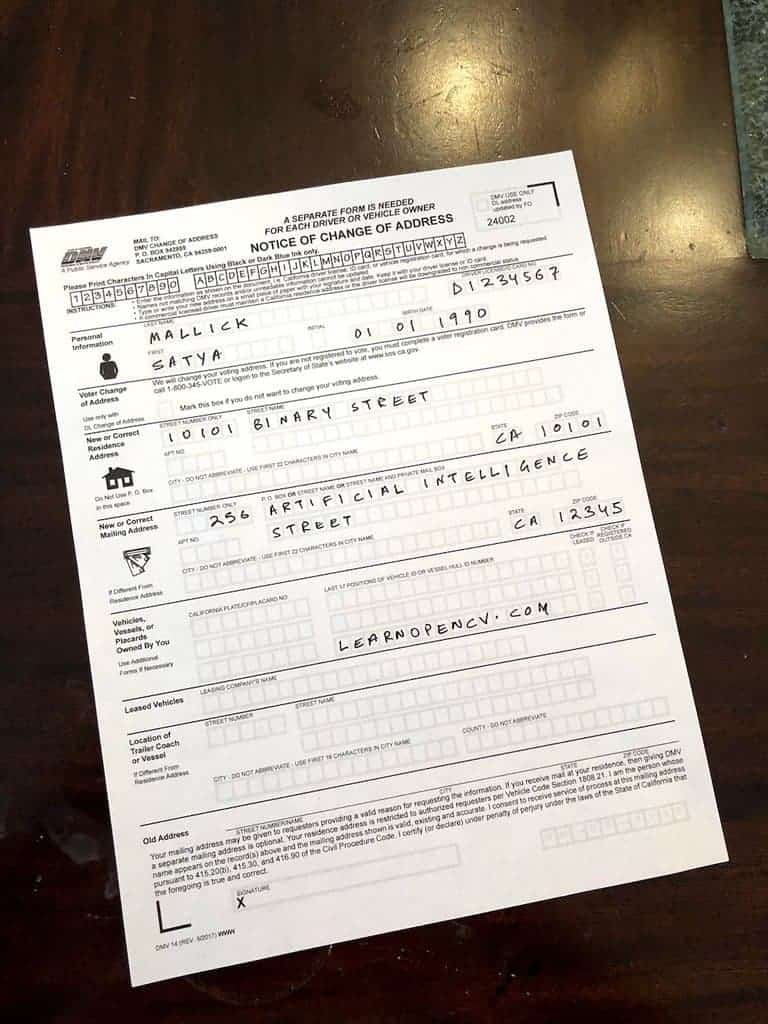
#> input picture image/imgeZ.jpg, 768 x 1024 px, found by its file name
$ python lab6_imagestitching.py
#> lines starting #> are read from the running program, lines starting #| are printed output that depends on the picture; after the words box and inside, x2 and y2 are one past the last pixel; in counts of white or black regions, pixels touching at a corner belong together
# -*- coding: utf-8 -*-
"""Lab6_ImageStitching.ipynb

Automatically generated by Colab.

Original file is located at
    https://colab.research.google.com/drive/1a4DEcdYUy-EzbcOHLfxq0bMYe_OmJZ74

BÀI 1
"""

import numpy as np
import pandas as pd
import matplotlib.pyplot as plt
import cv2


img = cv2.imread('/content/imgeZ.jpg')
#> img is the input picture: shape (1024, 768, 3); mean B, G, R 136, 144.3, 154.9
img_rgb = cv2.cvtColor(img, cv2.COLOR_BGR2RGB)
plt.imshow(img_rgb)

# remove text from the document

kernel  = np.ones((7,7), np.uint8)
img = cv2.morphologyEx(img_rgb, cv2.MORPH_CLOSE, kernel, iterations=3)
plt.imshow(img)

# rid of the background
"""
  take the corner 20 pixels as the background, and GrabCut
  automatically determines the foreground and background
"""
mask = np.zeros(img.shape[:2],np.uint8)
bgdModel = np.zeros((1,65),np.float64) #nền
fgdModel = np.zeros((1,65),np.float64)  #đối tượng
rect = (20,20,img.shape[1]-20,img.shape[0]-20) # hình chữ nhật để giữ lại
#> rect = (20, 20, 748, 1004)
cv2.grabCut(img,mask,rect,bgdModel,fgdModel,5,cv2.GC_INIT_WITH_RECT)  # phân tách đối tượng
mask2 = np.where((mask==2)|(mask==0),0,1).astype('uint8')
img = img*mask2[:,:,np.newaxis]

plt.imshow(img)

#using canny edege
gray = cv2.cvtColor(img, cv2.COLOR_BGR2GRAY)
gray = cv2.GaussianBlur(gray, (11, 11), 0)
# Edge Detection.
canny = cv2.Canny(gray, 0, 200)
#> canny: shape (1024, 768); 0.45% white in thin lines or dots, all inside (x1, y1, x2, y2) = (29, 21, 746, 987)
canny = cv2.dilate(canny, cv2.getStructuringElement(cv2.MORPH_ELLIPSE, (5, 5)))
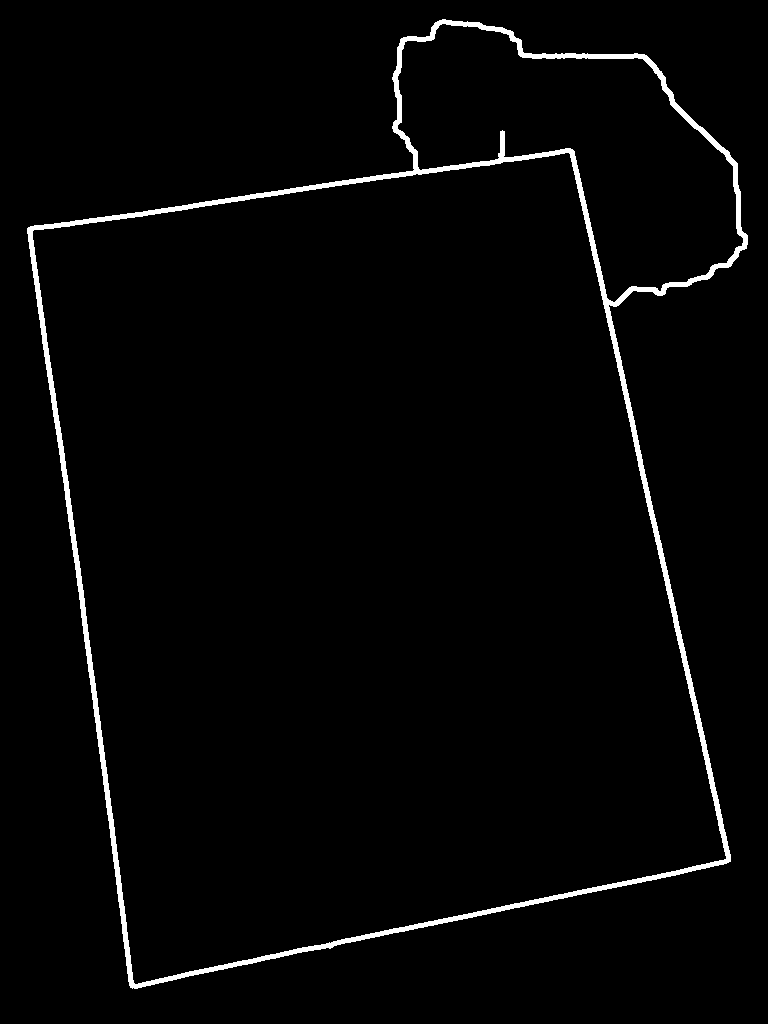
#> canny: shape (1024, 768); 2.3% white; 1 white region

plt.imshow(canny)

# contour detection
# Blank canvas.
con = np.zeros_like(img)
# Tìm đường viền cho các cạnh được phát hiện.
contours, hierarchy = cv2.findContours(canny, cv2.RETR_LIST, cv2.CHAIN_APPROX_NONE)
#> contours = 3 contours; box (x1, y1, x2, y2) and area: (27, 19, 748, 989) 488391, (32, 152, 727, 985) 425001, (397, 23, 744, 303) 48814
# Chỉ giữ lại đường viền lớn nhất được phát hiện.
page = sorted(contours, key=cv2.contourArea, reverse=True)[:5]
#> page has the same summary as contours
con = cv2.drawContours(con, page, -1, (0, 255, 255), 3)

plt.imshow(con)

# detecting the corner points
# Blank canvas.
con = np.zeros_like(img)
# Lặp lại các đường viền.
for c in page:
  # Approximate the contour.
  epsilon = 0.02 * cv2.arcLength(c, True)
  corners = cv2.approxPolyDP(c, epsilon, True)
  # Nếu đường viền gần đúng của chúng ta có bốn điểm
  if len(corners) == 4:
      break
#> this loop made 2 passes
#> epsilon on pass 1: 66.55
#> (epsilon, corners) on pass 2: (55.61, [[568, 152], [726, 858], [135, 984], [32, 231]])
cv2.drawContours(con, c, -1, (0, 255, 255), 3)
cv2.drawContours(con, corners, -1, (0, 255, 0), 10)
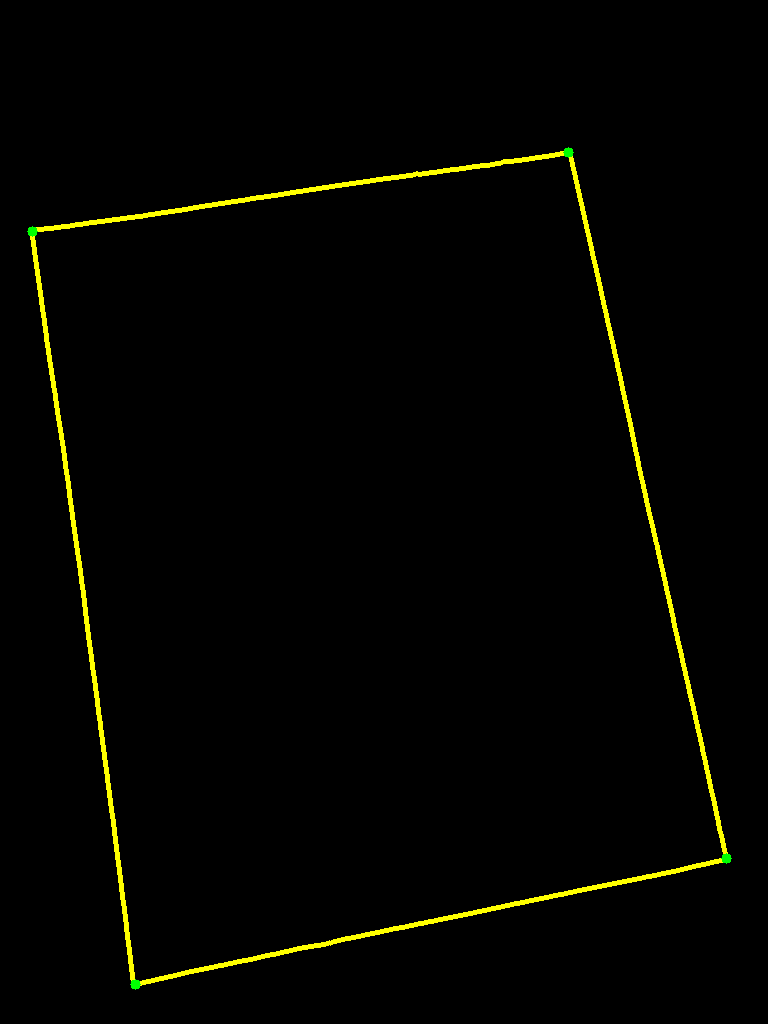
#> con: shape (1024, 768, 3); mean of channels 0, 1, 2 0, 4.2, 4.1; drawn as B, G, R
# Sắp xếp các góc và chuyển đổi chúng thành hình dạng mong muốn.
corners = sorted(np.concatenate(corners).tolist())
#> corners = [[32, 231], [135, 984], [568, 152], [726, 858]]

# Displaying the corners.
for index, c in enumerate(corners):
  character = chr(65 + index)
  cv2.putText(con, character, tuple(c), cv2.FONT_HERSHEY_SIMPLEX, 2, (255, 0, 0), 1, cv2.LINE_AA)
#> this loop made 4 passes
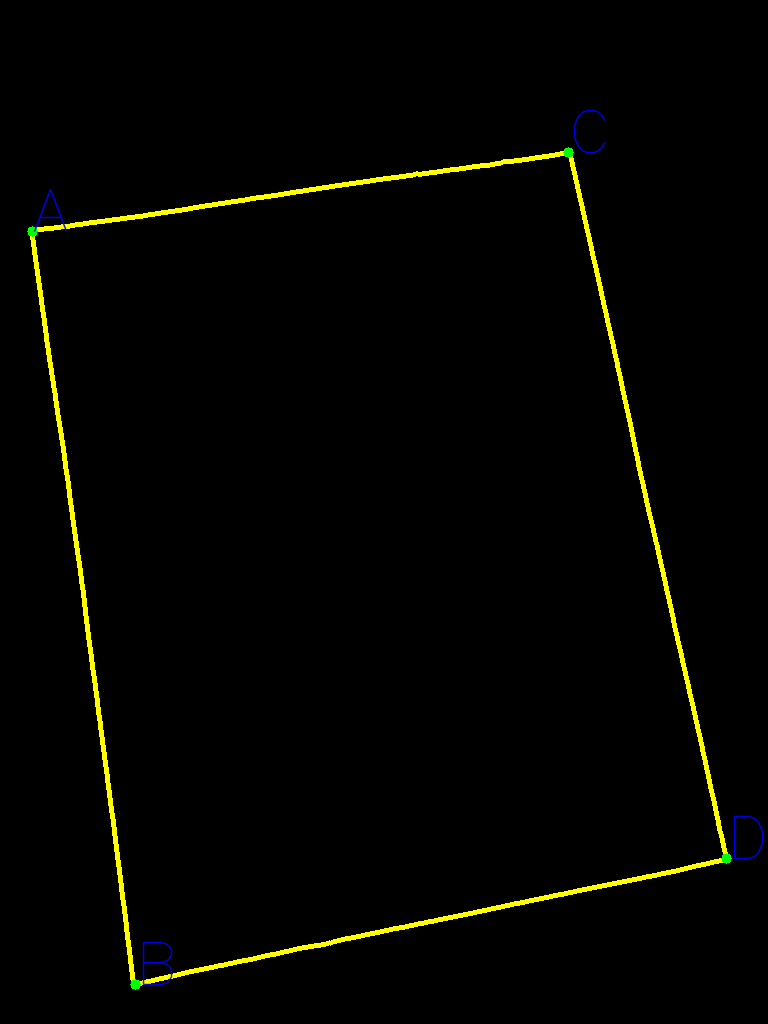
#> con: shape (1024, 768, 3); 0.18% of pixels changed, all inside (x1, y1, x2, y2) = (33, 109, 764, 986); drawn as B, G, R

plt.imshow(con)

# Rearranging the detected corners (Sắp xếp lại các góc)
# sử dụng 1 hàm để sắp xếp lại tọa độ của 4 góc
def order_points(pts):
  """
  Rearrange coordinates to order:
      top-left, top-right, bottom-right, bottom-left
  """
  rect = np.zeros((4, 2), dtype='float32')
  pts = np.array(pts)
  s = pts.sum(axis=1)  # tổng của các tọa độ x và y của mỗi điểm
  # Top-left point will have the smallest sum.
  rect[0] = pts[np.argmin(s)]
  # Bottom-right point will have the largest sum.
  rect[2] = pts[np.argmax(s)]

  diff = np.diff(pts, axis=1)  # chênh lệch giữa các tọa độ x và y
  # Top-right point will have the smallest difference.
  rect[1] = pts[np.argmin(diff)]
  # Bottom-left will have the largest difference.
  rect[3] = pts[np.argmax(diff)]
  # Return the ordered coordinates.
  return rect.astype('int').tolist()

# finding the destination coordinantes
def find_dest(pts):
    (tl, tr, br, bl) = pts
    # Finding the maximum width.
    widthA = np.sqrt(((br[0] - bl[0]) ** 2) + ((br[1] - bl[1]) ** 2))
    widthB = np.sqrt(((tr[0] - tl[0]) ** 2) + ((tr[1] - tl[1]) ** 2))
    maxWidth = max(int(widthA), int(widthB))

    # Finding the maximum height.
    heightA = np.sqrt(((tr[0] - br[0]) ** 2) + ((tr[1] - br[1]) ** 2))
    heightB = np.sqrt(((tl[0] - bl[0]) ** 2) + ((tl[1] - bl[1]) ** 2))
    maxHeight = max(int(heightA), int(heightB))
    # Final destination co-ordinates.
    destination_corners = [[0, 0], [maxWidth, 0], [maxWidth, maxHeight], [0, maxHeight]]

    return order_points(destination_corners)

# function to scan the documents:
def scan(img):
    # Resize image to workable size
    dim_limit = 1080
    max_dim = max(img.shape)
#> max_dim = 1024
    if max_dim > dim_limit:
        resize_scale = dim_limit / max_dim
        img = cv2.resize(img, None, fx=resize_scale, fy=resize_scale)
    # Create a copy of resized original image for later use
    orig_img = img.copy()
    # Repeated Closing operation to remove text from the document.
    kernel = np.ones((5, 5), np.uint8)
    img = cv2.morphologyEx(img, cv2.MORPH_CLOSE, kernel, iterations=3)
    # GrabCut
    mask = np.zeros(img.shape[:2], np.uint8)
    bgdModel = np.zeros((1, 65), np.float64)
    fgdModel = np.zeros((1, 65), np.float64)
    rect = (20, 20, img.shape[1] - 20, img.shape[0] - 20)
#> rect = (20, 20, 748, 1004)
    cv2.grabCut(img, mask, rect, bgdModel, fgdModel, 5, cv2.GC_INIT_WITH_RECT)
    mask2 = np.where((mask == 2) | (mask == 0), 0, 1).astype('uint8')
    img = img * mask2[:, :, np.newaxis]

    gray = cv2.cvtColor(img, cv2.COLOR_BGR2GRAY)
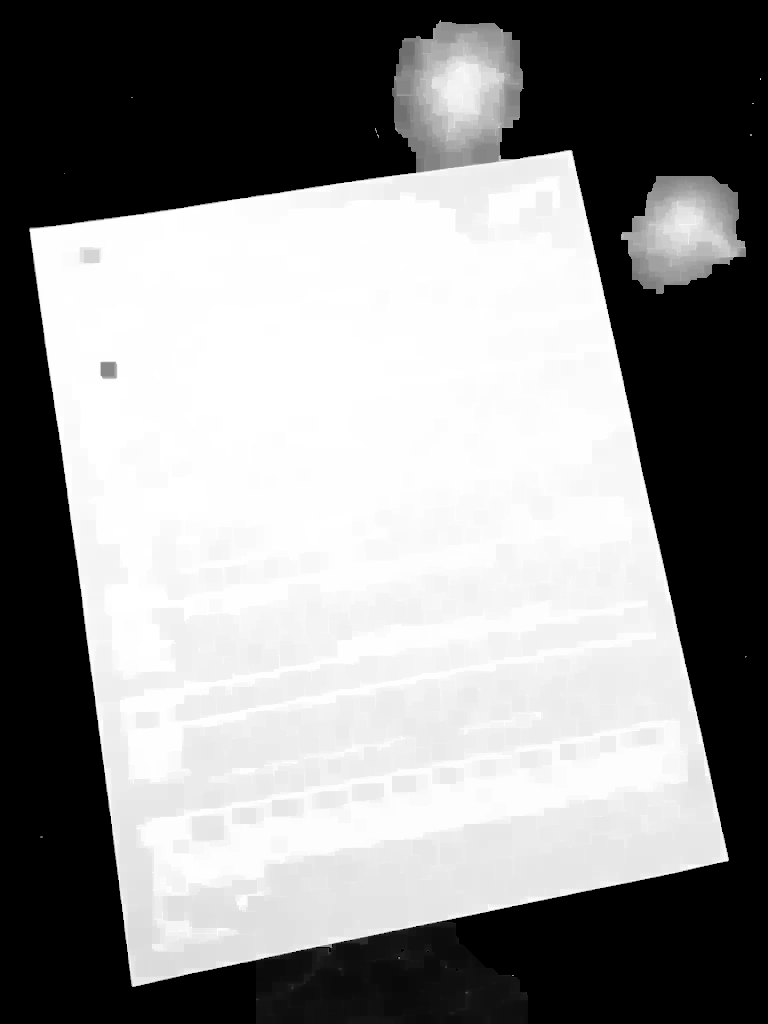
#> gray: shape (1024, 768); min 0, max 255, mean 141.2
    gray = cv2.GaussianBlur(gray, (11, 11), 0)
    # Edge Detection.
    canny = cv2.Canny(gray, 0, 200)
    canny = cv2.dilate(canny, cv2.getStructuringElement(cv2.MORPH_ELLIPSE, (5, 5)))
#> canny: shape (1024, 768); 2.3% white; 3 white regions

    # Finding contours for the detected edges.
    contours, hierarchy = cv2.findContours(canny, cv2.RETR_LIST, cv2.CHAIN_APPROX_NONE)
#> contours = 7 contours; box (x1, y1, x2, y2) and area: (27, 19, 731, 989) 452420, (32, 152, 727, 985) 425046, (394, 23, 521, 171) 14694, (619, 173, 748, 296) 11039, (623, 177, 744, 292) 9270, (98, 359, 119, 381) 374, (102, 363, 115, 377) 141
    # Keeping only the largest detected contour.
    page = sorted(contours, key=cv2.contourArea, reverse=True)[:5]
#> page = 5 contours; box (x1, y1, x2, y2) and area: (27, 19, 731, 989) 452420, (32, 152, 727, 985) 425046, (394, 23, 521, 171) 14694, (619, 173, 748, 296) 11039, (623, 177, 744, 292) 9270

    # Detecting Edges through Contour approximation.
    # Loop over the contours.
    if len(page) == 0:
        return orig_img
    for c in page:
        # Approximate the contour.
        epsilon = 0.02 * cv2.arcLength(c, True)
        corners = cv2.approxPolyDP(c, epsilon, True)
        # If our approximated contour has four points.
        if len(corners) == 4:
            break
#> this loop made 2 passes
#> epsilon on pass 1: 62.99
#> (epsilon, corners) on pass 2: (55.63, [[568, 152], [726, 858], [135, 984], [32, 231]])
    # Sorting the corners and converting them to desired shape.
    corners = sorted(np.concatenate(corners).tolist())
#> corners = [[32, 231], [135, 984], [568, 152], [726, 858]]
    # For 4 corner points being detected.
    corners = order_points(corners)
#> in order_points, `s = pts.sum(axis=1)`: s = [263, 1119, 720, 1584]
#> in order_points, `diff = np.diff(pts, axis=1)`: diff = [199, 849, -416, 132]
#> corners = [[32, 231], [568, 152], [726, 858], [135, 984]]

    destination_corners = find_dest(corners)
#> in find_dest, `(tl, tr, br, bl) = pts`: tl = [32, 231]; tr = [568, 152]; br = [726, 858]; bl = [135, 984]
#> in find_dest, `widthA = np.sqrt(((br[0] - bl[0]) ** 2) + ((br[1] - bl[1]) ** 2))`: widthA = 604.3
#> in find_dest, `widthB = np.sqrt(((tr[0] - tl[0]) ** 2) + ((tr[1] - tl[1]) ** 2))`: widthB = 541.8
#> in find_dest, `maxWidth = max(int(widthA), int(widthB))`: maxWidth = 604
#> in find_dest, `heightA = np.sqrt(((tr[0] - br[0]) ** 2) + ((tr[1] - br[1]) ** 2))`: heightA = 723.5
#> in find_dest, `heightB = np.sqrt(((tl[0] - bl[0]) ** 2) + ((tl[1] - bl[1]) ** 2))`: heightB = 760
#> in find_dest, `destination_corners = [[0, 0], [maxWidth, 0], [maxWidth, maxHeight], [..`: destination_corners = [[0, 0], [604, 0], [604, 760], [0, 760]]
#> destination_corners = [[0, 0], [604, 0], [604, 760], [0, 760]]

    h, w = orig_img.shape[:2]
#> h = 1024; w = 768
    # Getting the homography.
    M = cv2.getPerspectiveTransform(np.float32(corners), np.float32(destination_corners))
#> M = [[1.09, -0.15, -0.44], [0.169, 1.15, -270.6], [-6.28e-05, 0.000172, 1]]
    # Perspective transform using homography.
    final = cv2.warpPerspective(orig_img, M, (destination_corners[2][0], destination_corners[2][1]),
                                flags=cv2.INTER_LINEAR)
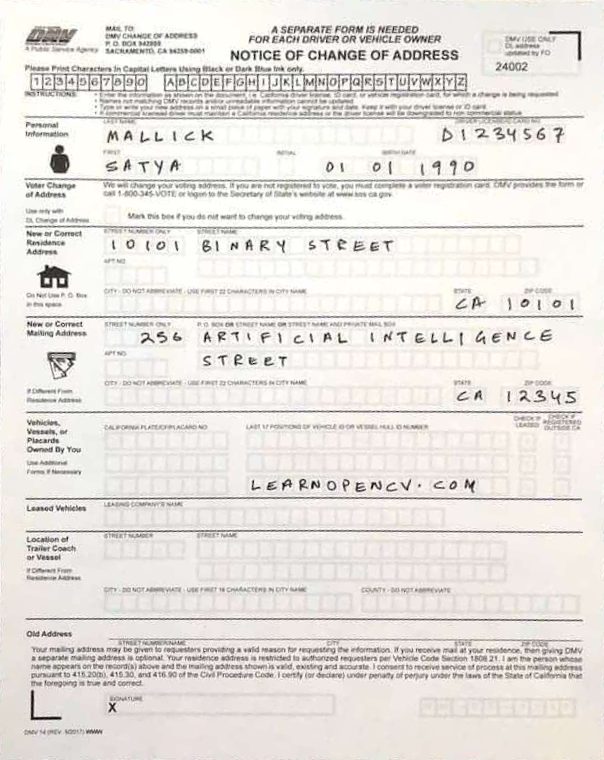
#> final: shape (760, 604, 3); mean B, G, R 223.1, 227.4, 231.5
    return final

# Example usage
img = cv2.imread("/content/imgeZ.jpg")
scanned_image = scan(img)

plt.imshow(scanned_image)

"""BÀI 2"""

import cv2
import matplotlib.pyplot as plt

# Đường dẫn đến 3 tệp ảnh
image_paths = ["/content/grail02.jpg", "/content/grail01.jpg", "/content/grail00.jpg"]

# Đọc và lưu trữ 3 ảnh trong danh sách images
images = []
for path in image_paths:
    img = cv2.imread(path)
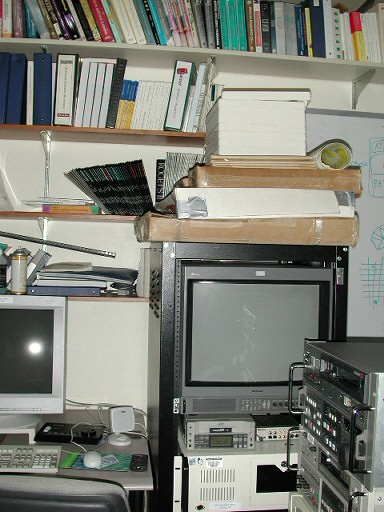
#> input picture image/grail02.jpg, 384 x 512 px, found by its file name
#> img is the input picture: shape (512, 384, 3); mean B, G, R 119.6, 129.1, 128.1
    img = cv2.cvtColor(img, cv2.COLOR_BGR2RGB)
    images.append(img)

# Hiển thị 3 ảnh
fig, axes = plt.subplots(1, 3, figsize=(12, 4))
for i in range(3):
    axes[i].imshow(images[i])
    axes[i].axis('off')
plt.show()
#> figure, not shown here; B, G, R data is drawn as R, G, B

# stitch images
stitcher = cv2.Stitcher_create()
status, result = stitcher.stitch(images)
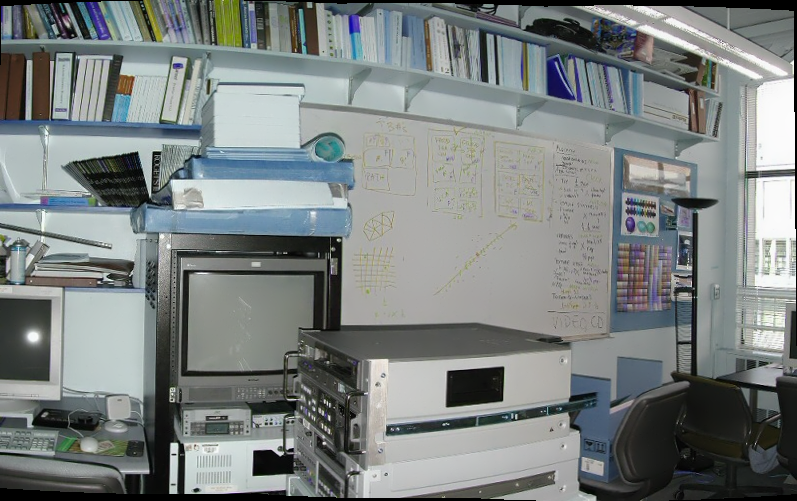
#> result: shape (501, 797, 3); mean of channels 0, 1, 2 128.7, 129.5, 123.5; drawn as B, G, R
#> status = 0
if status == 0:
  plt.figure(figsize=[30,10])
  plt.imshow((result))
